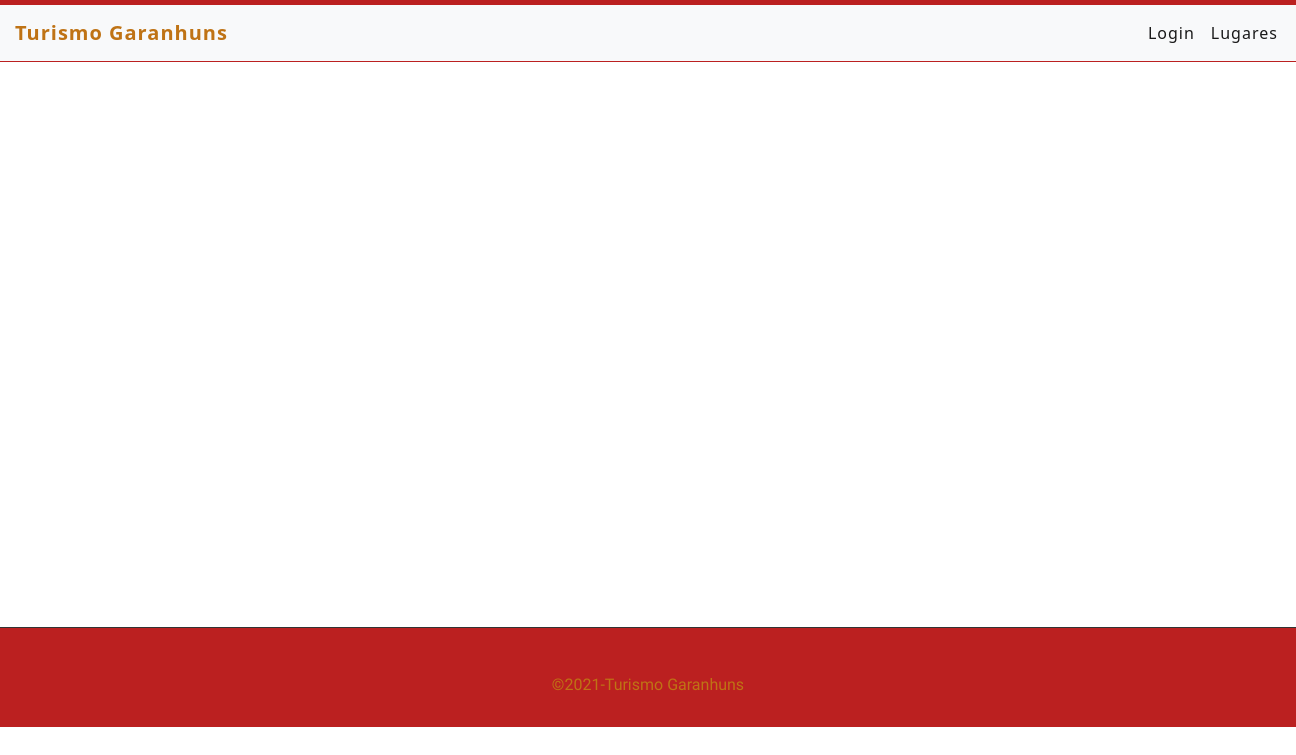
The app's page /places/, older data.
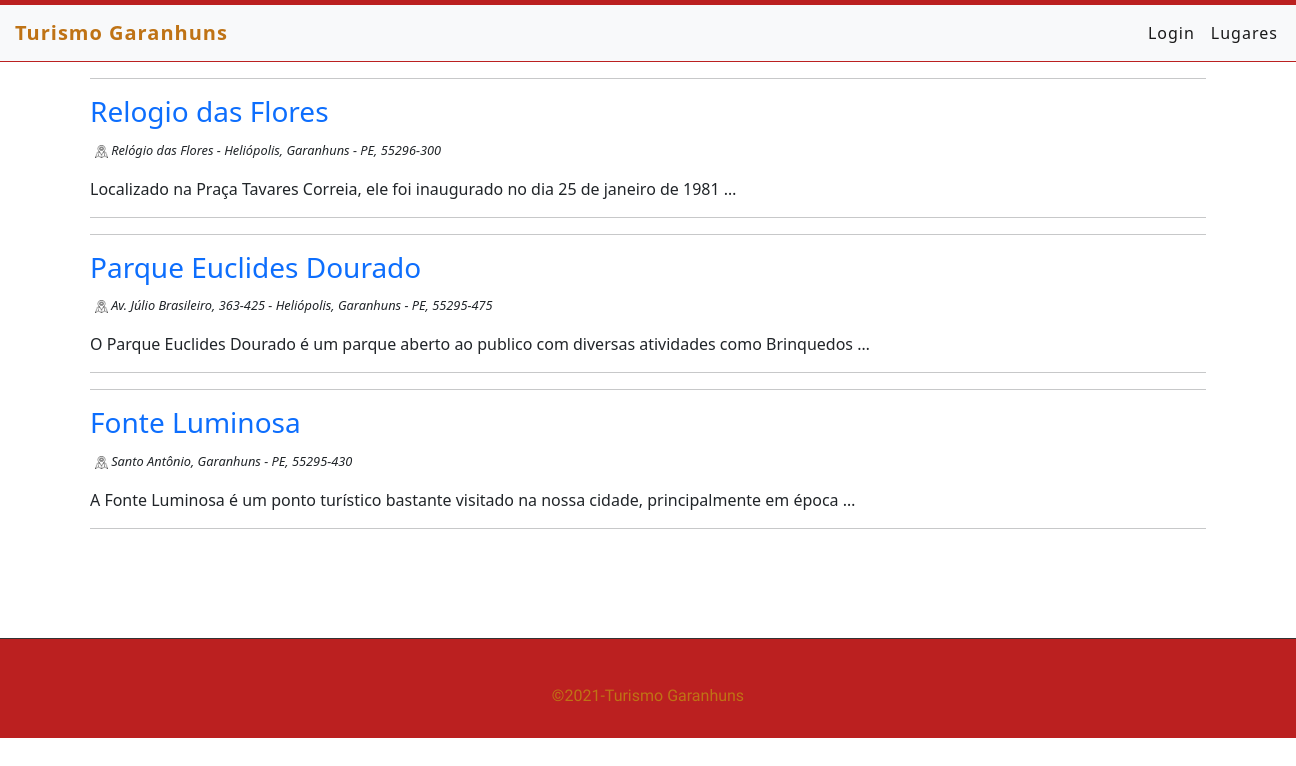
The same page, newer data.
### places/models.py (models this page shows, shortened)
class Place(models.Model):
    title = models.CharField(max_length=255)
    slug = models.SlugField(max_length=255, unique=True)
    description = models.TextField()
    address = models.CharField(max_length=255)
    created = models.DateTimeField(auto_now_add=True)
    updated = models.DateTimeField(auto_now=True)
    def get_absolute_urls(self):
        return reverse("places:detail", kwargs={"slug": self.slug})

### places/views.py (the view)
# urls.py: path('', include('places.urls')),
def places(request):
    places = Place.objects.all()
    return render(request, 'places/places.html', {'places': places})

### places/templates/places/places.html (shortened to what this page needs)
{% extends 'base.html' %}
{% load static %}
{% block content %}
<div class="container">
    {% for place in places %}
    <div>
        <div>
            <hr>
            <h3>
                <a href="{{ place.get_absolute_urls }}">
                    {{ place.title }}
                </a>
            </h3>
            <span class="address">
                <img src="{% static 'images/location.png' %}" alt="">
                {{ place.address }}
            </span>
            <p>
                {{ place.description|linebreaks|truncatewords:15}}
            </p>
        </div>
        <hr>
    </div>
    {% endfor %}
    <br>
</div>
</div>
{% endblock %}

### places/templates/base.html (shortened to what this page needs)
{% load static %}
<!DOCTYPE html>
<html lang="pt-BR">
<head>
  <link href="https://cdn.jsdelivr.net/npm/bootstrap@5.1.3/dist/css/bootstrap.min.css" rel="stylesheet"
>
  <link rel="stylesheet" href="{% static 'css/styles.css' %}">
</head>
<body>
  <div class="container-fluid">
    <nav class="navbar navbar-expand-lg navbar-light bg-light">
      <div class="container-fluid">
        <a class="navbar-brand" href="/"><span style="color:#BF7315;">Turismo Garanhuns</span></a>
        <div class="collapse navbar-collapse" id="navbarSupportedContent">
          <ul class="navbar-nav me-auto mb-2 mb-lg-0">
            <li class="nav-item">
              {% if user.is_authenticated %}
              <a class="nav-link active" aria-current="page" href="/newplace">Adicionar nova Localidade</a>
            </li>
            <li class="nav-item">
              <a class="nav-link active" aria-current="page" href="/manage">Gerenciar</a>
            </li>
            {% else %}
            <li style="margin-left: 16em;"class="nav-item">
              <a class="nav-link active" aria-current="page" href="/accounts/login">Login</a>
            </li>
            {% endif %}
            <li class="nav-item">
              <a class="nav-link active" aria-current="page" href="/places">Lugares</a>
            </li>
          </ul>
        </div>
      </div>
    </nav>
    <main class="container-fluid">
      {% block content %}
      {% endblock %}
    <footer>
      <p>©2021-Turismo Garanhuns</p>
    </footer>
</body>
</html>

### places/static/css/styles.css (style rules this page uses)
.container-fluid { padding: 0; }
.navbar { border-top: 5px solid #BB2020; border-bottom: 1px solid #BB2020; }
.navbar-nav { margin-left: 40em; }
.navbar-brand { font-weight: bold ; color:#4778e5; padding-left: 10px; }
.navbar-light, .navbar-nav a.nav-link { color: blue; letter-spacing: 1px; }
html, body { height: 100%; }
main { min-height: 35em; margin-top: 5px; background-color: white; height: 100%; padding-bottom: 5em; }
main a { text-decoration: none; }
main span img { height: 1em; width: auto; }
main span { font-style: italic; }
footer { border-top: 1px #333 solid; background-color: #BB2020; height: 100px; text-align: center; }
footer p { color: #BF7315; font-family: 'Lobster'; padding-top: 45px; }
.address { font-size: 0.8em; }
.form h2, span { margin-left: 5px; }

Row changes from the older to the newer data that the page shows:
added Place: title "Relogio das Flores", address "Relógio das Flores - Heliópolis, Garanhuns - PE, 55296-300", description "Localizado na Praça Tavares Correia, ele foi inaugurado no dia 25 de janeiro de 1981 …"
added Place: title "Parque Euclides Dourado", address "Av. Júlio Brasileiro, 363-425 - Heliópolis, Garanhuns - PE, 55295-475", description "O Parque Euclides Dourado é um parque aberto ao publico com diversas atividades como Brinquedos …"
added Place: title "Fonte Luminosa", address "Santo Antônio, Garanhuns - PE, 55295-430", description "A Fonte Luminosa é um ponto turístico bastante visitado na nossa cidade, principalmente em época …"
